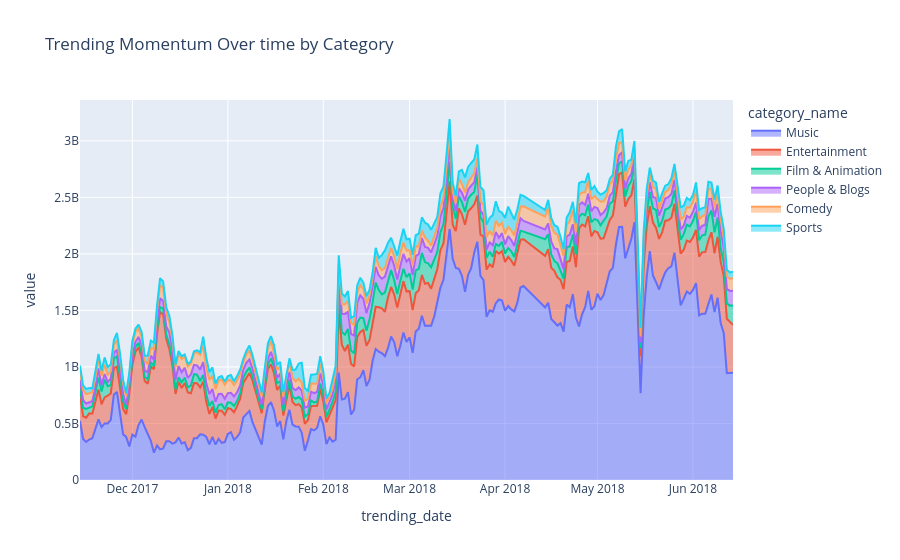

Source (notebook cell):
### Code cell
area_chart

### Figure 1 — Plotly figure (JSON) as saved in the notebook; plotly's stock layout.template omitted (floating-point values rounded to 4 significant figures; data arrays with more than 128 entries replaced by an {"elided": "..."} marker saying what was removed)
{"data": [{"fillpattern": {"shape": ""}, "hovertemplate": "category_name=Music<br>trending_date=%{x}<br>value=%{y}<extra></extra>", "legendgroup": "Music", "line": {"color": "#636efa"}, "marker": {"symbol": "circle"}, "mode": "lines", "name": "Music", "orientation": "v", "showlegend": true, "stackgroup": "1", "type": "scatter", "x": {"elided": "205 str values"}, "xaxis": "x", "y": {"elided": "205 int values"}, "yaxis": "y"}, {"fillpattern": {"shape": ""}, "hovertemplate": "category_name=Entertainment<br>trending_date=%{x}<br>value=%{y}<extra></extra>", "legendgroup": "Entertainment", "line": {"color": "#EF553B"}, "marker": {"symbol": "circle"}, "mode": "lines", "name": "Entertainment", "orientation": "v", "showlegend": true, "stackgroup": "1", "type": "scatter", "x": {"elided": "205 str values"}, "xaxis": "x", "y": {"elided": "205 int values"}, "yaxis": "y"}, {"fillpattern": {"shape": ""}, "hovertemplate": "category_name=Film & Animation<br>trending_date=%{x}<br>value=%{y}<extra></extra>", "legendgroup": "Film & Animation", "line": {"color": "#00cc96"}, "marker": {"symbol": "circle"}, "mode": "lines", "name": "Film & Animation", "orientation": "v", "showlegend": true, "stackgroup": "1", "type": "scatter", "x": {"elided": "205 str values"}, "xaxis": "x", "y": {"elided": "205 int values"}, "yaxis": "y"}, {"fillpattern": {"shape": ""}, "hovertemplate": "category_name=People & Blogs<br>trending_date=%{x}<br>value=%{y}<extra></extra>", "legendgroup": "People & Blogs", "line": {"color": "#ab63fa"}, "marker": {"symbol": "circle"}, "mode": "lines", "name": "People & Blogs", "orientation": "v", "showlegend": true, "stackgroup": "1", "type": "scatter", "x": {"elided": "205 str values"}, "xaxis": "x", "y": {"elided": "205 int values"}, "yaxis": "y"}, {"fillpattern": {"shape": ""}, "hovertemplate": "category_name=Comedy<br>trending_date=%{x}<br>value=%{y}<extra></extra>", "legendgroup": "Comedy", "line": {"color": "#FFA15A"}, "marker": {"symbol": "circle"}, "mode": "lines", "name": "Comedy", "orientation": "v", "showlegend": true, "stackgroup": "1", "type": "scatter", "x": {"elided": "205 str values"}, "xaxis": "x", "y": {"elided": "205 int values"}, "yaxis": "y"}, {"fillpattern": {"shape": ""}, "hovertemplate": "category_name=Sports<br>trending_date=%{x}<br>value=%{y}<extra></extra>", "legendgroup": "Sports", "line": {"color": "#19d3f3"}, "marker": {"symbol": "circle"}, "mode": "lines", "name": "Sports", "orientation": "v", "showlegend": true, "stackgroup": "1", "type": "scatter", "x": {"elided": "205 str values"}, "xaxis": "x", "y": {"elided": "205 int values"}, "yaxis": "y"}], "layout": {"legend": {"title": {"text": "category_name"}, "tracegroupgap": 0}, "title": {"text": "Trending Momentum Over time by Category"}, "xaxis": {"anchor": "y", "domain": [0, 1], "title": {"text": "trending_date"}}, "yaxis": {"anchor": "x", "domain": [0, 1], "title": {"text": "value"}}}}
